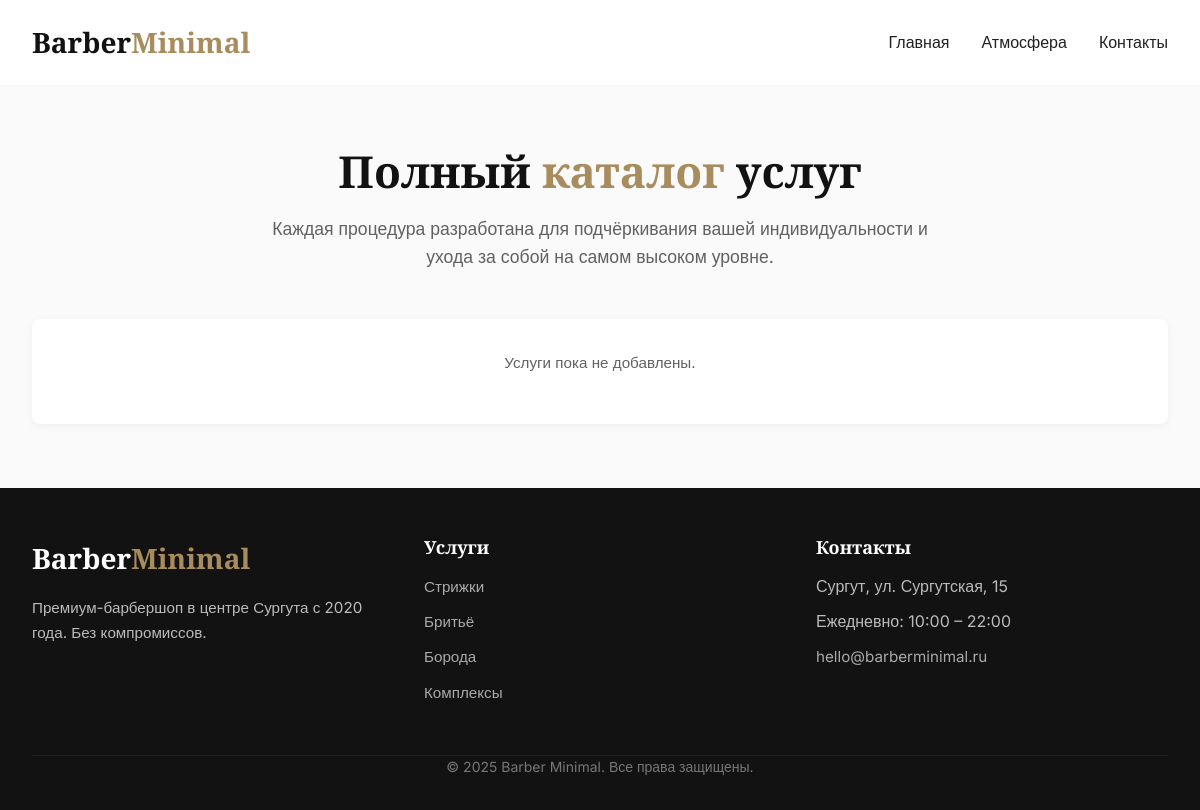
The app's page /catalog/, older data.
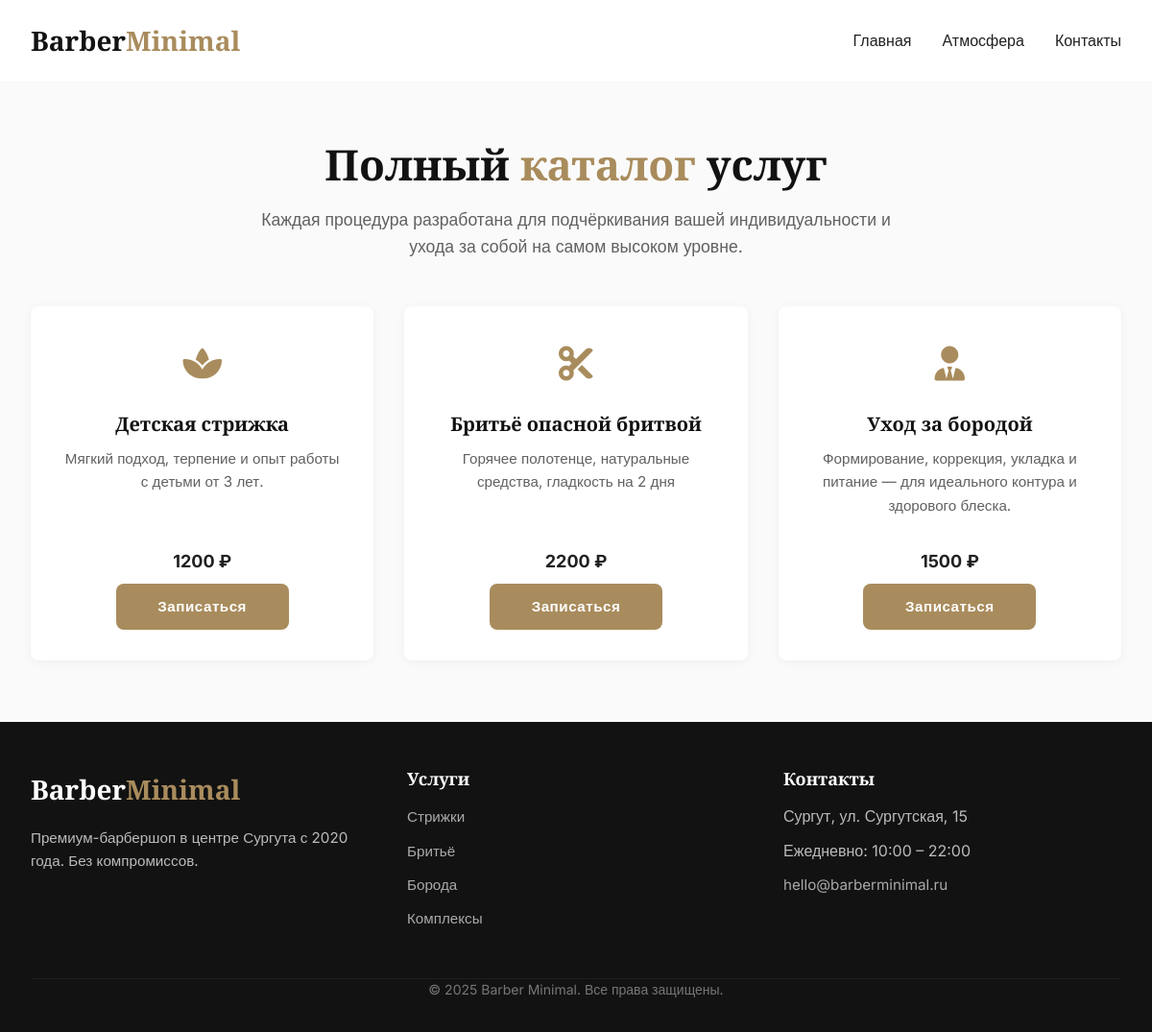
The same page, newer data.
### barber_app/models.py (models this page shows, shortened)
class Service(models.Model):
    ICON_CHOICES = [
        ('fa-cut', 'Ножницы'),
        ('fa-user', 'Пользователь'),
        ('fa-user-tie', 'Деловой'),
        ('fa-shower', 'Душ'),
        ('fa-spa', 'СПА'),
        ('fa-wind', 'Укладка'),
        ('fa-hat-cowboy', 'Шляпа'),
        ('fa-heart', 'Подарок'),
        ('fa-star', 'Премиум'),
        ('fa-gem', 'Элит'),
        ('fa-shield-alt', 'Гарантия'),
        ('fa-clock', 'Время'),
    ]
    name = models.CharField(max_length=200)
    description = models.TextField(blank=True)
    price = models.DecimalField(max_digits=8, decimal_places=2)
    icon = models.CharField(
        "Иконка (Font Awesome)",
        max_length=50,
        choices=ICON_CHOICES,
        default="fa-cut",
        help_text="Выберите иконку из списка"
    )

### barber_app/views.py (the view)
# urls.py: path('catalog/', views.catalog, name='catalog'),
def catalog(request):
    services = Service.objects.all()
    return render(request, 'catalog.html', {'services': services})

### barber_app/templates/catalog.html (shortened to what this page needs)
<!DOCTYPE html>
<html lang="ru">
<head>
    <link rel="stylesheet" href="https://cdnjs.cloudflare.com/ajax/libs/font-awesome/6.4.0/css/all.min.css">
</head>
<body>
    <header>
        <div class="container header-container">
            <a href="{% url 'barbershop:home' %}" class="logo">Barber<span>Minimal</span></a>
            <nav class="nav-links">
                <a href="{% url 'barbershop:home' %}">Главная</a>
                <a href="{% url 'barbershop:home' %}#gallery">Атмосфера</a>
                <a href="{% url 'barbershop:home' %}#contact">Контакты</a>
            </nav>
        </div>
    </header>
    <section class="hero">
        <div class="container">
            <h1>Полный <span style="color: var(--bronze)">каталог</span> услуг</h1>
            <p>Каждая процедура разработана для подчёркивания вашей индивидуальности и ухода за собой на самом высоком уровне.</p>
        </div>
    </section>
    <div class="container">
        <div class="catalog-grid">
            {% for service in services %}
                <div class="catalog-item">
                    <div class="catalog-icon">
                        <i class="fas {{ service.icon|default:'fa-cut' }}"></i>
                    </div>
                    <h3>{{ service.name }}</h3>
                    <p>{{ service.description|default:"Описание отсутствует" }}</p>
                    <div class="catalog-footer">
                        <div class="catalog-price">{{ service.price|floatformat:0 }} ₽</div>
                        <a href="{% url 'barbershop:book_service' service.id %}" class="btn">Записаться</a>
                    </div>
                </div>
            {% empty %}
                <div class="catalog-item" style="grid-column: 1 / -1; text-align: center;">
                    <p>Услуги пока не добавлены.</p>
                </div>
            {% endfor %}
        </div>
    </div>
    <footer>
        <div class="container">
            <div class="footer-container">
                <div class="footer-about">
                    <a href="{% url 'barbershop:home' %}" class="footer-logo">Barber<span>Minimal</span></a>
                    <p>Премиум-барбершоп в центре Сургута с 2020 года. Без компромиссов.</p>
                </div>
                <div class="footer-links">
                    <h3 class="footer-heading">Услуги</h3>
                    <ul>
                        <li><a href="#">Стрижки</a></li>
                        <li><a href="#">Бритьё</a></li>
                        <li><a href="#">Борода</a></li>
                        <li><a href="#">Комплексы</a></li>
                    </ul>
                </div>
                <div class="footer-links">
                    <h3 class="footer-heading">Контакты</h3>
                    <ul>
                        <li>Сургут, ул. Сургутская, 15</li>
                        <li>Ежедневно: 10:00 – 22:00</li>
                        <li><a href="mailto:hello@barberminimal.ru">hello@barberminimal.ru</a></li>
                    </ul>
                </div>
            </div>
            <div class="copyright">
                <p>&copy; 2025 Barber Minimal. Все права защищены.</p>
            </div>
        </div>
    </footer>
</body>
</html>

### barber_app/templates/catalog.html (style rules this page uses)
* { margin: 0; padding: 0; box-sizing: border-box; }
:root { --neutral-900: #121212; --neutral-800: #1e1e1e; --neutral-100: #f0f0f0; --neutral-50: #fafafa; --bronze: #a98c5d; --bronze-light: #c7b08e; --text-primary: #212121; --text-secondary: #616161; --transition: all 0.4s cubic-bezier(0.175, 0.885, 0.32, 1.275); --shadow-sm: 0 2px 10px rgba(0,0,0,0.05); --shadow-md: 0 10px 30px rgba(0,0,0,0.08); --radius: 8px; }
body { font-family: 'Inter', sans-serif; background-color: var(--neutral-50); color: var(--text-primary); line-height: 1.6; overflow-x: hidden; padding-top: 80px; }
h1, h2, h3, h4, h5, h6 { font-family: 'Playfair Display', serif; font-weight: 600; line-height: 1.25; }
.container { width: 100%; max-width: 1280px; margin: 0 auto; padding: 0 2rem; }
.btn { display: inline-block; padding: 12px 28px; background-color: var(--bronze); color: white; border: none; border-radius: var(--radius); font-family: 'Inter', sans-serif; font-weight: 600; font-size: 0.95rem; text-decoration: none; cursor: pointer; transition: var(--transition); letter-spacing: 0.5px; text-align: center; width: 100%; max-width: 180px; }
header { position: fixed; top: 0; left: 0; width: 100%; z-index: 2000; background: rgba(255, 255, 255, 0.95); backdrop-filter: blur(8px); padding: 1.25rem 0; border-bottom: 1px solid rgba(0,0,0,0.03); }
.header-container { display: flex; justify-content: space-between; align-items: center; }
.logo { font-family: 'Playfair Display', serif; font-size: 1.75rem; font-weight: 700; color: var(--neutral-900); text-decoration: none; }
.logo span { color: var(--bronze); }
.nav-links { display: flex; gap: 2rem; }
.nav-links a { text-decoration: none; color: var(--text-primary); font-weight: 500; position: relative; padding: 0.5rem 0; }
.nav-links a::after { content: ''; position: absolute; bottom: 0; left: 0; width: 0; height: 2px; background-color: var(--bronze); transition: all 0.2s ease; }
.hero { text-align: center; padding: 4rem 0 3rem; }
.hero h1 { font-size: clamp(2rem, 5vw, 2.75rem); color: var(--neutral-900); margin-bottom: 1rem; }
.hero p { font-size: 1.1rem; color: var(--text-secondary); max-width: 700px; margin: 0 auto; }
.catalog-grid { display: grid; grid-template-columns: repeat(auto-fit, minmax(280px, 1fr)); gap: 2rem; margin-bottom: 4rem; }
.catalog-item { background: white; border-radius: var(--radius); padding: 2rem; text-align: center; box-shadow: var(--shadow-sm); transition: var(--transition); display: flex; flex-direction: column; justify-content: space-between; height: 100%; }
.catalog-icon { font-size: 2.25rem; color: var(--bronze); margin-bottom: 1.25rem; }
.catalog-item h3 { font-size: 1.25rem; margin-bottom: 0.75rem; color: var(--neutral-900); }
.catalog-item p { font-size: 0.95rem; color: var(--text-secondary); margin-bottom: 1rem; line-height: 1.6; flex-grow: 1; }
.catalog-footer { display: flex; flex-direction: column; align-items: center; gap: 0.5rem; margin-top: 1rem; }
.catalog-price { font-weight: 700; font-size: 1.125rem; color: var(--text-primary); margin: 0; }
footer { background-color: var(--neutral-900); color: #bbb; padding: 3rem 0 2rem; width: 100%; }
.footer-container { display: grid; grid-template-columns: repeat(auto-fit, minmax(250px, 1fr)); gap: 2.5rem; margin-bottom: 2.5rem; }
.footer-logo { font-family: 'Playfair Display', serif; font-size: 1.75rem; font-weight: 700; color: white; text-decoration: none; display: inline-block; margin-bottom: 1rem; }
.footer-logo span { color: var(--bronze); }
.footer-about p { margin-bottom: 1.25rem; line-height: 1.6; font-size: 0.95rem; }
.footer-heading { font-size: 1.125rem; color: white; margin-bottom: 1rem; font-weight: 600; }
.footer-links ul { list-style: none; }
.footer-links li { margin-bottom: 0.6rem; }
.footer-links a { color: #aaa; text-decoration: none; transition: all 0.2s ease; font-size: 0.95rem; }
.copyright { text-align: center; padding-top: 1.5rem; border-top: 1px solid rgba(255,255,255,0.05); font-size: 0.875rem; color: #777; margin-top: 1.5rem; max-width: 1280px; margin: 1.5rem auto 0; padding: 0 2rem; }

Row changes from the older to the newer data that the page shows:
added Service: name "Детская стрижка", description "Мягкий подход, терпение и опыт работы с детьми от 3 лет.", price "1200"
added Service: name "Бритьё опасной бритвой", description "Горячее полотенце, натуральные средства, гладкость на 2 дня", price "2200"
added Service: name "Уход за бородой", description "Формирование, коррекция, укладка и питание — для идеального контура и здорового блеска.", price "1500"
Text that changed along with them:
text no longer shown: "Услуги пока не добавлены."
